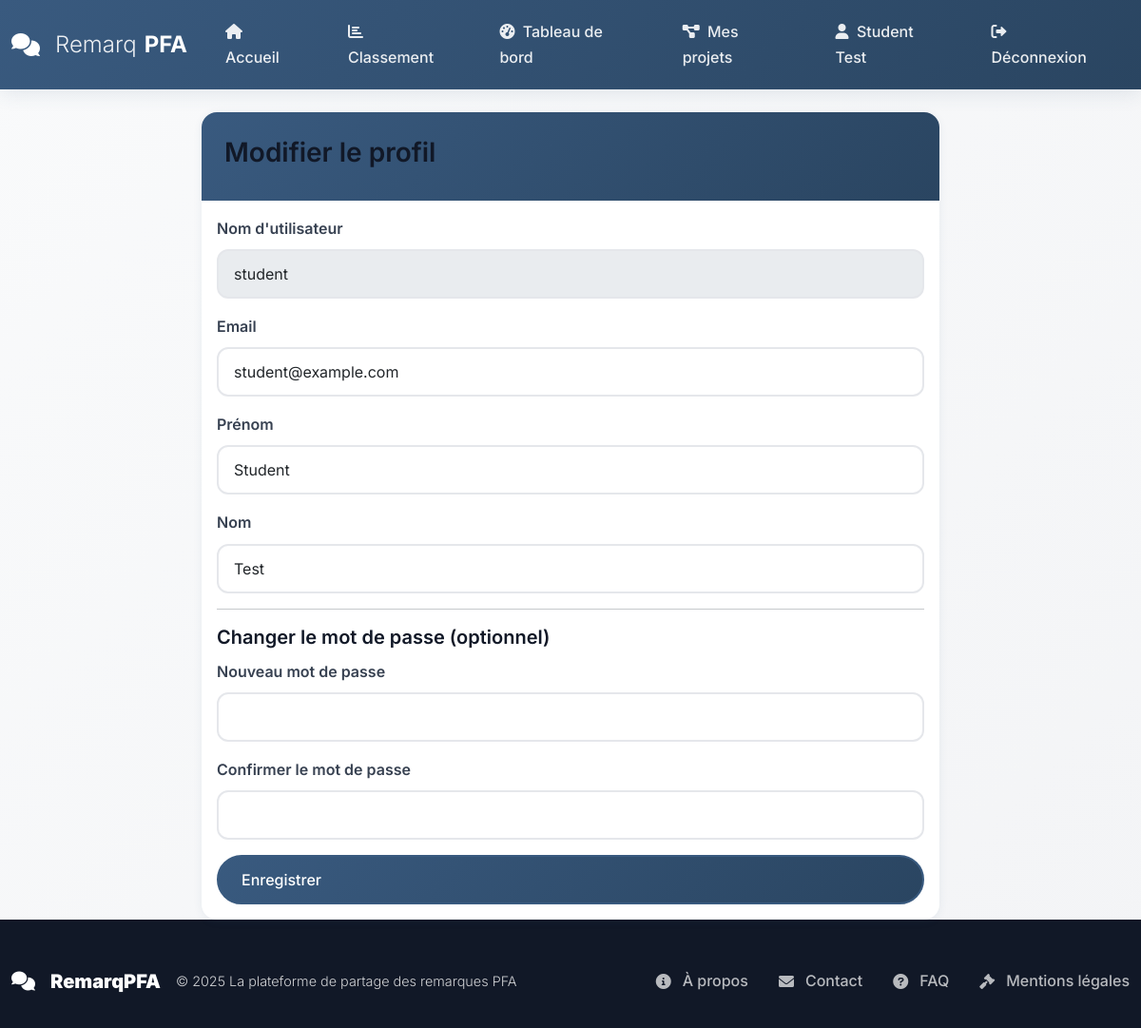
Page /auth/profile/edit (signed in) on the committed database.
### models.py (models this page shows, shortened)
class User(UserMixin, db.Model):
    __tablename__ = 'users'
    id = db.Column(db.Integer, primary_key=True)
    username = db.Column(db.String(80), unique=True, nullable=False, index=True)
    email = db.Column(db.String(120), unique=True, nullable=False, index=True)
    password_hash = db.Column(db.String(255), nullable=False)
    first_name = db.Column(db.String(50), nullable=True)
    last_name = db.Column(db.String(50), nullable=True)
    role = db.Column(db.String(20), nullable=False, default='student')
    is_active = db.Column(db.Boolean, default=True)
    created_at = db.Column(db.DateTime, default=datetime.utcnow)
    updated_at = db.Column(db.DateTime, default=datetime.utcnow, onupdate=datetime.utcnow)
    comments_as_jury = db.relationship('Comment',
                                      foreign_keys='Comment.jury_id',
                                      backref='jury_user',
                                      lazy='dynamic')
    comments_as_student = db.relationship('Comment',
                                         foreign_keys='Comment.student_id',
                                         backref='student_user',
                                         lazy='dynamic')
    pfa_projects = db.relationship('PFAProject',
                                  foreign_keys='PFAProject.student_id',
                                  backref='project_student',
                                  lazy='dynamic')
    project_comments = db.relationship('ProjectComment',
                                      foreign_keys='ProjectComment.user_id',
                                      backref='comment_author',
                                      lazy='dynamic')
    notifications = db.relationship('Notification',
                                   foreign_keys='Notification.user_id',
                                   backref='user',
                                   lazy='dynamic')
    def get_full_name(self):
        if self.first_name and self.last_name:
            return f"{self.first_name} {self.last_name}"
        return self.username

### routes/auth.py (the view, shortened to what this page needs)
@auth_bp.route('/profile/edit', methods=['GET', 'POST'])
@login_required
def edit_profile():
    return render_template('auth/edit_profile.html', user=current_user)

### templates/auth/edit_profile.html (shortened to what this page needs)
{% extends "base.html" %}
{% block content %}
<div class="row justify-content-center">
    <div class="col-md-8">
        <div class="card">
            <div class="card-header">
                <h3 class="card-title">Modifier le profil</h3>
            </div>
            <div class="card-body">
                <form method="POST" class="needs-validation" novalidate>
                    <div class="mb-3">
                        <label class="form-label">Nom d'utilisateur</label>
                        <input type="text" class="form-control" value="{{ user.username }}" disabled>
                    </div>
                    <div class="mb-3">
                        <label for="email" class="form-label">Email</label>
                        <input type="email" class="form-control" id="email" name="email" value="{{ user.email }}" required>
                    </div>
                    <div class="mb-3">
                        <label for="first_name" class="form-label">Prénom</label>
                        <input type="text" class="form-control" id="first_name" name="first_name" value="{{ user.first_name or '' }}">
                    </div>
                    <div class="mb-3">
                        <label for="last_name" class="form-label">Nom</label>
                        <input type="text" class="form-control" id="last_name" name="last_name" value="{{ user.last_name or '' }}">
                    </div>
                    <hr>
                    <h5>Changer le mot de passe (optionnel)</h5>
                    <div class="mb-3">
                        <label for="password" class="form-label">Nouveau mot de passe</label>
                        <input type="password" class="form-control" id="password" name="password" minlength="8">
                    </div>
                    <div class="mb-3">
                        <label for="confirm_password" class="form-label">Confirmer le mot de passe</label>
                        <input type="password" class="form-control" id="confirm_password" name="confirm_password" minlength="8">
                    </div>
                    <div class="d-grid">
                        <button type="submit" class="btn btn-primary">Enregistrer</button>
                    </div>
                </form>
            </div>
        </div>
    </div>
</div>
{% endblock %}

### templates/base.html (shortened to what this page needs)
<!DOCTYPE html>
<html lang="fr">
<head>
    <link href="https://cdn.jsdelivr.net/npm/bootstrap@5.1.3/dist/css/bootstrap.min.css" rel="stylesheet">
    <link href="https://cdnjs.cloudflare.com/ajax/libs/font-awesome/6.0.0/css/all.min.css" rel="stylesheet">
    <link href="{{ url_for('static', filename='css/main.css') }}" rel="stylesheet">
    <link href="{{ url_for('static', filename='css/modern.css') }}" rel="stylesheet">
</head>
<body>
    <nav class="navbar navbar-expand-lg navbar-dark sticky-top" id="mainNav">
        <div class="container">
            <a class="navbar-brand" href="{{ url_for('public.home') }}">
                <i class="fas fa-comments me-2"></i>
                <span>Remarq</span><strong>PFA</strong>
            </a>
            <div class="collapse navbar-collapse" id="navbarNav">
                <div class="navbar-nav ms-auto">
                    <a class="nav-link" href="{{ url_for('public.home') }}" title="Accueil">
                        <i class="fas fa-home me-1"></i> Accueil
                    </a>
                    <a class="nav-link" href="{{ url_for('public.ranking') }}" title="Classement">
                        <i class="fas fa-chart-bar me-1"></i> Classement
                    </a>
                    {% if current_user.is_authenticated %}
                        {% if current_user.role == 'student' %}
                            <a class="nav-link" href="{{ url_for('student.dashboard') }}" title="Tableau de bord">
                                <i class="fas fa-tachometer-alt me-1"></i> Tableau de bord
                            </a>
                            <a class="nav-link" href="{{ url_for('student_projects.my_projects') }}" title="Mes projets">
                                <i class="fas fa-project-diagram me-1"></i> Mes projets
                            </a>
                        {% elif current_user.role == 'admin' %}
                            <a class="nav-link" href="{{ url_for('admin.dashboard') }}" title="Administration">
                                <i class="fas fa-cogs me-1"></i> Administration
                            </a>
                        {% endif %}
                        <a class="nav-link" href="{{ url_for('auth.profile') }}" title="Profil">
                            <i class="fas fa-user me-1"></i> {{ current_user.get_full_name() }}
                        </a>
                        <a class="nav-link" href="{{ url_for('auth.logout') }}" title="Déconnexion">
                            <i class="fas fa-sign-out-alt me-1"></i> Déconnexion
                        </a>
                    {% endif %}
                </div>
            </div>
        </div>
    </nav>
    <main class="flex-shrink-0">
        <div class="container mt-4">
            {% block content %}{% endblock content %}
        </div>
    </main>
    <footer class="footer mt-auto">
        <div class="container">
            <div class="footer-content">
                <div class="footer-brand">
                    <i class="fas fa-comments me-2"></i>
                    <strong>RemarqPFA</strong>
                    <span class="ms-2">© {{ current_year }} La plateforme de partage des remarques PFA</span>
                </div>
                <ul class="footer-links">
                    <li><a href="{{ url_for('public.about') }}" title="À propos"><i class="fas fa-info-circle me-1"></i>À propos</a></li>
                    <li><a href="{{ url_for('public.contact') }}" title="Contact"><i class="fas fa-envelope me-1"></i>Contact</a></li>
                    <li><a href="{{ url_for('public.faq') }}" title="FAQ"><i class="fas fa-question-circle me-1"></i>FAQ</a></li>
                    <li><a href="#" title="Mentions légales"><i class="fas fa-gavel me-1"></i>Mentions légales</a></li>
                </ul>
            </div>
        </div>
    </footer>
</body>
</html>

### static/css/main.css (style rules this page uses)
:root { --primary: #395A7F; --primary-dark: #2A4561; --primary-light: #4A76A3; --primary-soft: #E8EFF7; --primary-transparent: rgba(57, 90, 127, 0.1); --gray-50: #F9FAFB; --gray-100: #F3F4F6; --gray-200: #E5E7EB; --gray-300: #D1D5DB; --gray-400: #9CA3AF; --gray-500: #6B7280; --gray-600: #4B5563; --gray-700: #374151; --gray-800: #1F2937; --gray-900: #111827; --success: #10B981; --success-dark: #059669; --success-light: #D1FAE5; --warning: #F59E0B; --warning-dark: #D97706; --warning-light: #FEF3C7; --danger: #EF4444; --danger-dark: #DC2626; --danger-light: #FEE2E2; --info: #3B82F6; --info-dark: #2563EB; --info-light: #DBEAFE; --gradient-primary: linear-gradient(135deg, var(--primary) 0%, var(--primary-dark) 100%); --gradient-gray: linear-gradient(135deg, var(--gray-100) 0%, var(--gray-200) 100%); --gradient-success: linear-gradient(135deg, var(--success) 0%, var(--info) 100%); --shadow-sm: 0 2px 10px rgba(57, 90, 127, 0.08); --shadow-md: 0 4px 20px rgba(57, 90, 127, 0.12); --shadow-lg: 0 8px 40px rgba(57, 90, 127, 0.15); --shadow-primary: 0 8px 25px rgba(57, 90, 127, 0.25); --radius-sm: 8px; --radius-md: 12px; --radius-lg: 16px; --radius-xl: 20px; --radius-full: 50px; --transition-fast: 0.2s ease; --transition-normal: 0.3s ease; --transition-slow: 0.5s ease; }
* { margin: 0; padding: 0; box-sizing: border-box; }
body { font-family: 'Inter', -apple-system, BlinkMacSystemFont, 'Segoe UI', sans-serif; background: linear-gradient(135deg, var(--gray-50) 0%, var(--gray-100) 100%); color: var(--gray-800); line-height: 1.7; min-height: 100vh; font-weight: 400; }
h1, h2, h3, h4, h5, h6 { color: var(--gray-900); font-weight: 600; line-height: 1.3; margin-bottom: 0.5em; }
h3 { font-size: 1.75rem; }
h5 { font-size: 1.25rem; }
#mainNav { background: var(--gradient-primary) !important; box-shadow: var(--shadow-md); backdrop-filter: blur(10px); transition: all var(--transition-normal); border-bottom: none; }
.navbar-brand { font-size: 1.5rem; font-weight: 700; color: white !important; display: flex; align-items: center; gap: 0.5rem; }
.navbar-brand span { font-weight: 300; opacity: 0.9; }
.navbar-brand strong { font-weight: 700; }
.nav-link { color: rgba(255, 255, 255, 0.9) !important; font-weight: 500; padding: 0.75rem 1.25rem !important; margin: 0 0.25rem; border-radius: var(--radius-full); transition: all var(--transition-normal); position: relative; overflow: hidden; }
.nav-link::before { content: ''; position: absolute; top: 0; left: -100%; width: 100%; height: 100%; background: rgba(255, 255, 255, 0.15); transition: left var(--transition-normal); z-index: -1; }
.card { border: none; border-radius: var(--radius-lg); box-shadow: var(--shadow-sm); transition: all var(--transition-normal); background: white; overflow: hidden; }
.card-header { background: var(--gradient-primary); color: white; border: none; padding: 1.5rem; font-weight: 600; }
.btn { border-radius: var(--radius-full); font-weight: 500; padding: 0.75rem 1.5rem; transition: all var(--transition-normal); border: 2px solid transparent; display: inline-flex; align-items: center; gap: 0.5rem; }
.btn-primary { background: var(--gradient-primary); border-color: var(--primary); color: white; }
.form-control, .form-select { border-radius: var(--radius-md); border: 2px solid var(--gray-200); padding: 0.75rem 1rem; transition: all var(--transition-normal); background: white; }
.form-label { font-weight: 600; color: var(--gray-700); margin-bottom: 0.5rem; }
.footer { background: var(--gray-900); color: white; padding: 3rem 0 2rem; margin-top: auto; }
.footer-content { display: flex; justify-content: space-between; align-items: center; flex-wrap: wrap; gap: 2rem; }
.footer-brand { font-size: 1.25rem; font-weight: 700; color: white; display: flex; align-items: center; gap: 0.5rem; }
.footer-brand span { font-weight: 300; opacity: 0.8; font-size: 0.9rem; }
.footer-links { display: flex; list-style: none; margin: 0; padding: 0; gap: 2rem; }
.footer-links a { color: rgba(255, 255, 255, 0.7); text-decoration: none; transition: all var(--transition-normal); font-weight: 500; display: flex; align-items: center; gap: 0.5rem; }

### rows in the picture
User: get_full_name "Student Test", username "student", email "student@example.com", first_name "Student", last_name "Test"
